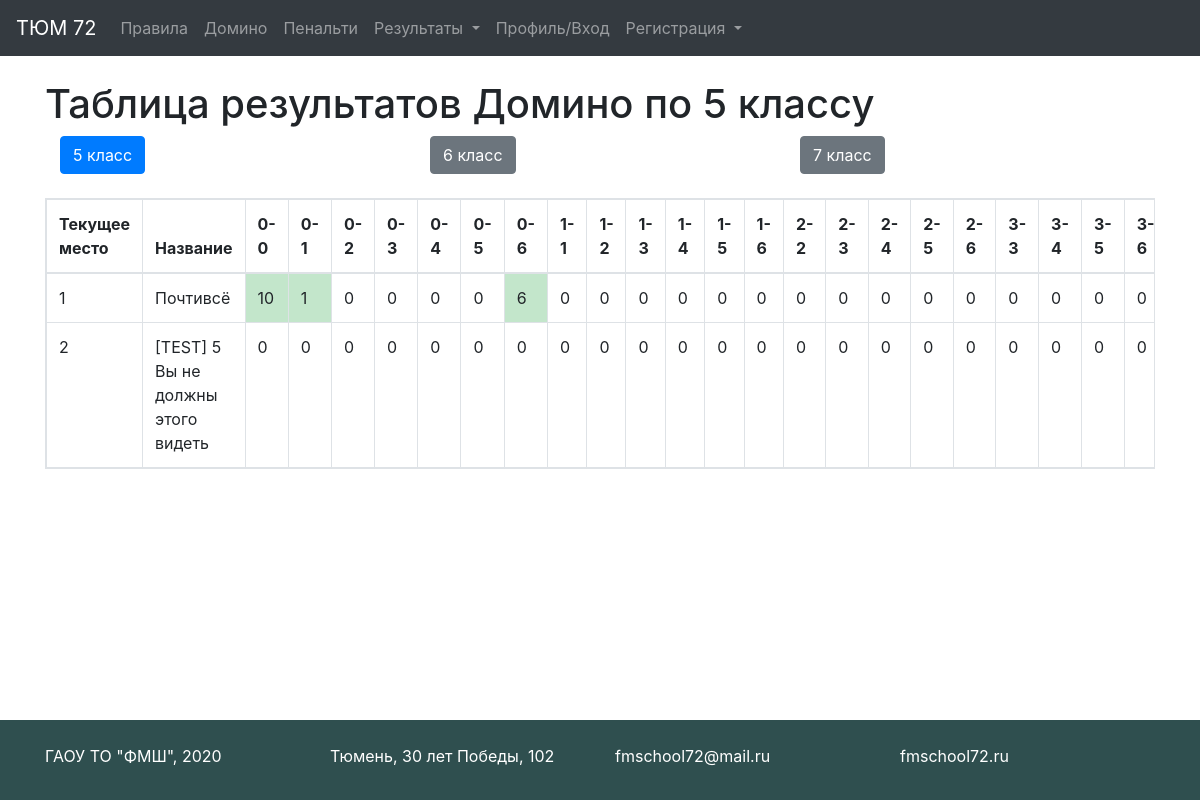
The app's page /results/domino/5, older data.
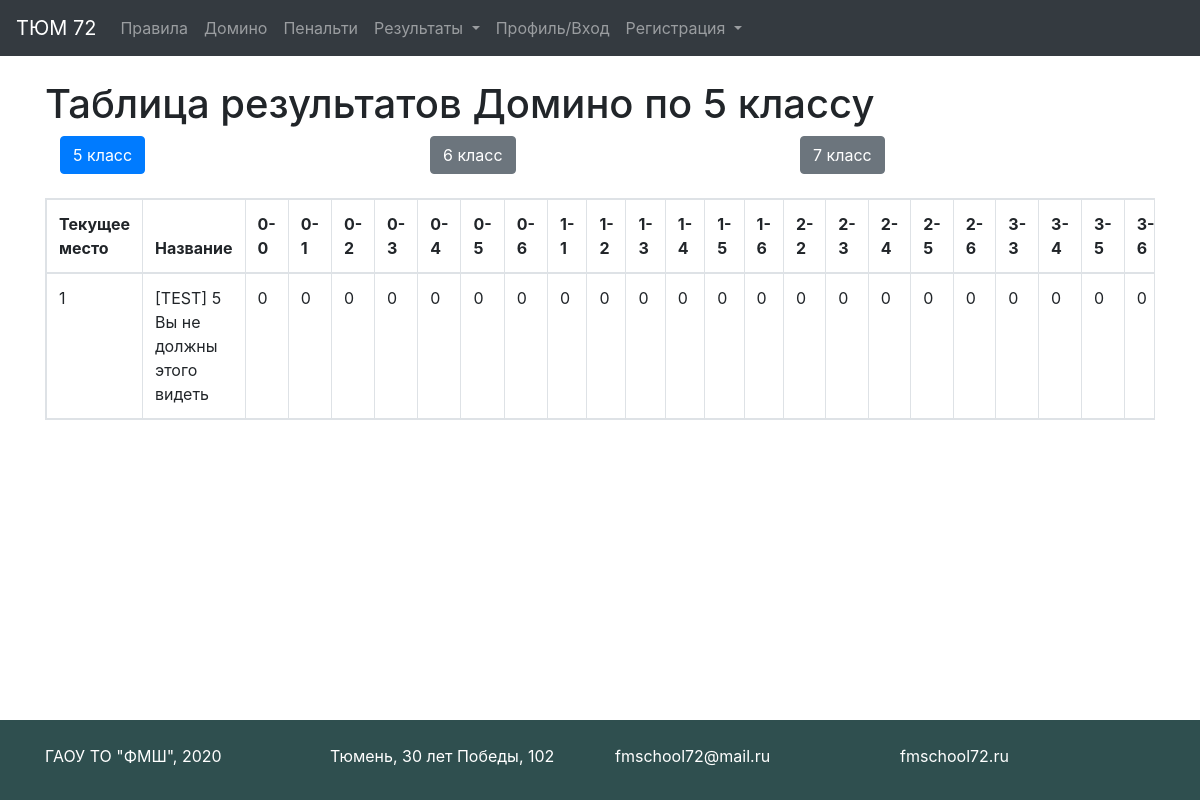
The same page, newer data.
### tables this page shows
CREATE TABLE domino_tasks5 (id INTEGER PRIMARY KEY AUTOINCREMENT UNIQUE NOT NULL, title STRING NOT NULL UNIQUE, picked_tasks STRING DEFAULT " ", t1 NOT NULL DEFAULT '0ok', t2 NOT NULL DEFAULT '0ok', t3 NOT NULL DEFAULT '0ok', t4 NOT NULL DEFAULT '0ok', t5 NOT NULL DEFAULT '0ok', t6 NOT NULL DEFAULT '0ok', t7 NOT NULL DEFAULT '0ok', t8 NOT NULL DEFAULT '0ok', t9 NOT NULL DEFAULT '0ok', t10 NOT NULL DEFAULT '0ok', t11 NOT NULL DEFAULT '0ok', t12 NOT NULL DEFAULT '0ok', t13 NOT NULL DEFAULT '0ok', t14 NOT NULL DEFAULT '0ok', t15 NOT NULL DEFAULT '0ok', t16 NOT NULL DEFAULT '0ok', t17 NOT NULL DEFAULT '0ok', t18 NOT NULL DEFAULT '0ok', t19 NOT NULL DEFAULT '0ok', t20 NOT NULL DEFAULT '0ok', t21 NOT NULL DEFAULT '0ok', t22 NOT NULL DEFAULT '0ok', t23 NOT NULL DEFAULT '0ok', t24 NOT NULL DEFAULT '0ok', t25 NOT NULL DEFAULT '0ok', t26 NOT NULL DEFAULT '0ok', t27 NOT NULL DEFAULT '0ok', t28 NOT NULL DEFAULT '0ok', sum INTEGER DEFAULT (0));

### app.py (the view)
@app.route('/results/<game>/<grade>')
def results(game, grade):
    debug_var_test = RESULTS_SHOW_TEST  # 0 - показываем тестовых юзеров, 1 - не показываем
    debug_var_zero = RESULTS_SHOW_ZERO  # 0 - показываем юзеров с 0 баллами, 1 - не показываем
    grade = str(grade)
    team = ''
    if is_auth() and str(current_user.grade) == str(grade):
        team = current_user.team_name
    titles = {'domino': 'Домино', 'penalty': 'Пенальти'}
    if game == 'domino':
        info = domino_info
        number = 28
        keys = domino_keys
    else:
        info = penalty_info
        number = 16
        keys = penalty_keys
    table = game + '_tasks' + str(grade)
    con = sqlite3.connect(os.path.join("db", "tasks.db"))
    cur = con.cursor()
    results = cur.execute(f"SELECT * from {table} ORDER BY sum DESC").fetchall()
    con.close()
    if debug_var_test == 1:
        results = [row for row in results if
                   "[TEST]" not in row[1]]  # Не показываем тестовую команду
    if debug_var_zero == 1:
        results = [row for row in results if row[-1] == 0]  # Не показываем тех, кто ничего не набрал
    team_num = len(results)
    return render_template("results.html", team=team, results=results, title=titles[game],
                           grade=grade,
                           info=info, number=number, team_num=team_num, keys=keys)

### app.py (called while the page is built)
def is_auth():
    return current_user.is_authenticated

### templates/results.html (shortened to what this page needs)
{% extends "base.html" %}
{% block content %}
    <h1>Таблица результатов {{ title }} по {{ grade }} классу</h1>
    <div class="container">
        <div class="row">
            {% for grd in ['5', '6', '7'] %}
                {% set a_grd = "./" + grd %}
                {% if grd == grade %}
                    <div class="col-sm">
                        <a href={{a_grd}} type="button" class="btn btn-primary">{{grd}} класс</a></div>
                {% else %}
                    <div class="col-sm">
                        <a href={{a_grd}} type="button" class="btn btn-secondary">{{grd}} класс</a></div>
                {% endif %}
            {% endfor %}
        </div>
    </div>
    <br>
    <table class="table table-bordered table-responsive" id="results">
        <thead>
        <tr>
            <th> Текущее место</th>
            <th> Название</th>
            {% for task in keys %}
                <th width="10%"> {{ info[grade][task]['name'] }} </th>
            {% endfor %}
        </tr>
        </thead>
        {% for place in range(team_num) %}
            <tr>
                {% if results[place][1] == team %}
                    <td class="table-primary"> {{ place + 1 }} </td>
                    <td class="table-primary"> {{ results[place][1] }} </td>
                {% else %}
                    <td> {{ place + 1 }} </td>
                    <td> {{ results[place][1] }} </td>
                {% endif %}
                {% if title == 'Домино' %}
                    {% set step = 3 %}
                {% else %}
                    {% set step = 2 %}
                {% endif %}
                {% for i in range(step, number + step) %}
                    {% set state = results[place][i][-2:] %}
                    {% set points = results[place][i][:-2] %}
                    {% if state == 'af' %}
                        <td class="table-success" width="30px"> {{ points }} </td>
                    {% elif state in ['ff', 'as', 'bf'] %}
                        <td class="table-warning" width="30px"> {{ points }} </td>
                    {% elif state == 'fs' %}
                        <td class="table-danger" width="30px"> {{ points }} </td>
                    {% else %}
                        <td width="30px"> {{ points }} </td>
                    {% endif %}
                {% endfor %}
            </tr>
        {% endfor %}
    </table>
{% endblock %}

### templates/base.html (shortened to what this page needs)
<!doctype html>
<html lang="ru">
<head>
    <link rel="stylesheet"
          href="https://stackpath.bootstrapcdn.com/bootstrap/4.4.1/css/bootstrap.min.css"
>
    <link rel="stylesheet" type="text/css" href="/static/css/style.css"/>
</head>
<body>
<div id="page-container">
    <div id="content-wrap">
        <header>
            <nav class="navbar navbar-expand-lg navbar-dark bg-dark">
                <a class="navbar-brand" href="/">ТЮМ 72</a>
                <div class="collapse navbar-collapse" id="navbarNav">
                    <ul class="navbar-nav">
                        <li class="nav-item">
                            <a class="nav-link" href="/rules">Правила</a>
                        </li>
                        <li class="nav-item">
                            <a class="nav-link" href="/domino">Домино</a>
                        </li>
                        <li class="nav-item">
                            <a class="nav-link" href="/penalty">Пенальти</a>
                        </li>
                        <li class="nav-item dropdown">
                            <a class="nav-link dropdown-toggle" href="#" id="navbarDropdown"
                               role="button" data-toggle="dropdown" aria-haspopup="true"
                               aria-expanded="false">
                                Результаты
                            </a>
                        </li>
                        <li class="nav-item">
                            <a class="nav-link" href="/profile">Профиль/Вход</a>
                        </li>
                        <li class="nav-item dropdown">
                            <a class="nav-link dropdown-toggle" href="#" id="navbarDropdown"
                               role="button" data-toggle="dropdown" aria-haspopup="true"
                               aria-expanded="false">
                                Регистрация
                            </a>
                        </li>
                    </ul>
                </div>
            </nav>
        </header>
        <main role="main" class="container">
            <br>
            <div class="wrapper">
                {% block content %}{% endblock %}
                <div class="push"></div>
            </div>
        </main>
    </div>
    <footer class="footer" id="footer">
        <br>
        <div class="container">
            <div class="row align-items-center">
                <div class="col">
                    ГАОУ ТО "ФМШ", 2020
                </div>
                <div class="col">
                    <a href="https://www.google.com/maps/place/ул.+30+лет+Победы,+102,+Тюмень,+Тюменская+обл.,+625051/@57.1161719,65.5862042,17z/data=!3m1!4b1!4m5!3m4!1s0x43bbe0de6f18b76f:0xbbb0b63150a73e69!8m2!3d57.116169!4d65.5883929?hl=ru">
                        Тюмень, 30 лет Победы, 102
                    </a>
                </div>
                <div class="col">
                    <a href="mailto:fmschool72@mail.ru?subject=ТЮМ 72" target="_blank">
                        fmschool72@mail.ru
                    </a>
                </div>
                <div class="col">
                    <a href="https://fmschool72.ru/" target="_blank">fmschool72.ru</a>
                </div>
            </div>
        </div>
    </footer>
</div>
</body>
</html>

### static/css/style.css (style rules this page uses)
#page-container { position: relative; min-height: 100%; height: calc(100% - 50px); overflow: auto; }
#content-wrap { padding-bottom: 5rem; }
#footer { background: darkslategrey; color: white; position: absolute; bottom: 0; width: 100%; height: 5rem; }
footer a { color:white; }

### templates/base.html (style rules this page uses)
html, body { height: 100%; margin: 0; }
.wrapper { min-height: 100%; margin-bottom: -50px; }
.footer, .push { height: 50px; }

Row changes from the older to the newer data that the page shows:
removed domino_tasks5: title "Почтивсё"
Text that changed along with them:
new list line: "1 0 0 0 0 0 0 0 0 0 0 0 0 0 0 0 0 0 0 0 0 0 0"
new list line: "[TEST] 5 Вы не должны этого видеть"
list line gone: "1 10 1 0 0 0 0 6 0 0 0 0 0 0 0 0 0 0 0 0 0 0 0"
list line gone: "2 0 0 0 0 0 0 0 0 0 0 0 0 0 0 0 0 0 0 0 0 0 0"
list line gone: "[TEST] 5 Вы не должны этого видеть"
